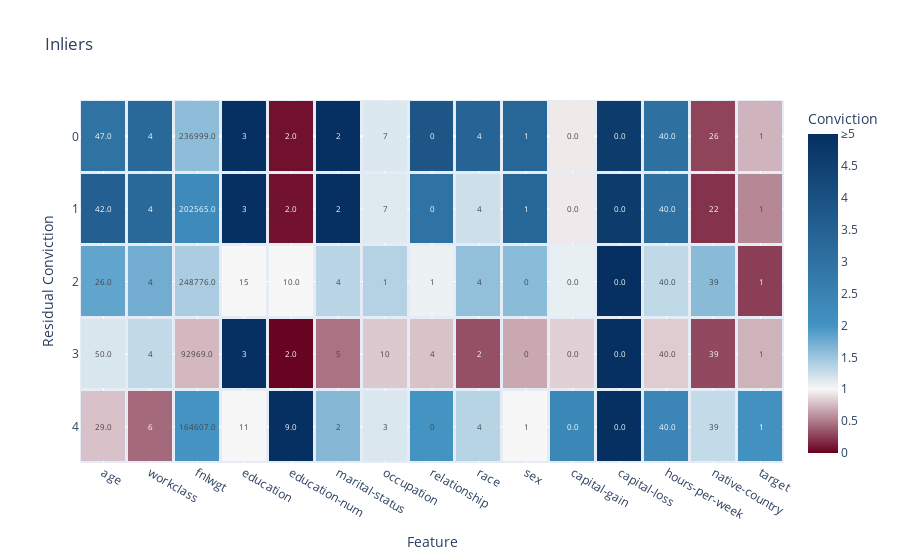

The cell this chart's notebook holds for it:
### Code cell
fig = plot_anomalies(inliers, case_feature_residual_convictions, title="Inliers", yaxis_title="Residual Conviction")
fig.show(width=1500, height=750)

### Figure 1 — Plotly figure (JSON) as saved in the notebook; plotly's stock layout.template omitted (floating-point values rounded to 4 significant figures)
{"data": [{"coloraxis": "coloraxis", "hovertemplate": "Conviction=%{z}", "name": "Outliers", "text": [["47.0", "4", "236999.0", "3", "2.0", "2", "7", "0", "4", "1", "0.0", "0.0", "40.0", "26", "1", "0.1868056948111163", "605", "17d701f4-faee-4a4a-87b8-480e419ae338", "43.9406940401957", "inlier"], ["42.0", "4", "202565.0", "3", "2.0", "2", "7", "0", "4", "1", "0.0", "0.0", "40.0", "22", "1", "0.19630700706433293", "467", "17d701f4-faee-4a4a-87b8-480e419ae338", "39.42609185901705", "inlier"], ["26.0", "4", "248776.0", "15", "10.0", "4", "1", "1", "4", "0", "0.0", "0.0", "40.0", "39", "1", "0.24920964589462632", "171", "17d701f4-faee-4a4a-87b8-480e419ae338", "0.685178816784749", "inlier"], ["50.0", "4", "92969.0", "3", "2.0", "5", "10", "4", "2", "0", "0.0", "0.0", "40.0", "39", "1", "0.2733155394218006", "677", "17d701f4-faee-4a4a-87b8-480e419ae338", "58.99133297687499", "inlier"], ["29.0", "6", "164607.0", "11", "9.0", "2", "3", "0", "4", "1", "0.0", "0.0", "40.0", "39", "1", "0.2744212105263646", "983", "17d701f4-faee-4a4a-87b8-480e419ae338", "0.8519007179802549", "inlier"]], "texttemplate": "%{text}", "type": "heatmap", "x": ["age", "workclass", "fnlwgt", "education", "education-num", "marital-status", "occupation", "relationship", "race", "sex", "capital-gain", "capital-loss", "hours-per-week", "native-country", "target"], "xgap": 3, "y": [0, 1, 2, 3, 4], "ygap": 3, "z": [[2.978, 3.26, 1.582, 9.453, 0.06933, 5.509, 1.149, 3.87, 3.41, 3.334, 0.9417, 4.674, 3.039, 0.2752, 0.7308], [3.545, 3.26, 2.259, 9.453, 0.07319, 5.509, 1.14, 2.955, 1.241, 3.334, 0.9436, 4.674, 3.029, 0.208, 0.5508], [1.832, 1.74, 1.416, 1, 1, 1.336, 1.368, 1.062, 1.562, 1.605, 1.082, 32.83, 1.305, 1.61, 0.2493], [1.174, 1.297, 0.7469, 9.453, 0.01039, 0.4624, 0.8148, 0.7879, 0.325, 0.6804, 0.8475, 6.015, 0.8246, 0.2944, 0.7243], [0.7832, 0.4263, 1.991, 1, 32.93, 1.627, 1.156, 1.994, 1.354, 1, 2.364, 20.24, 2.383, 1.287, 2.058]]}], "layout": {"coloraxis": {"cmax": 5, "cmin": 0, "colorbar": {"ticktext": ["0", "0.5", "1", "1.5", "2", "2.5", "3", "3.5", "4", "4.5", "≥5"], "tickvals": [0, 0.5, 1, 1.5, 2, 2.5, 3, 3.5, 4, 4.5, 5], "title": {"text": "Conviction"}}, "colorscale": [[0, "rgb(103,0,31)"], [0.2, "rgb(247, 247, 247)"], [0.4, "rgb(67,147,195)"], [1, "rgb(5,48,97)"]]}, "title": {"text": "Inliers"}, "xaxis": {"anchor": "y", "domain": [0, 1], "title": {"text": "Feature"}}, "yaxis": {"anchor": "x", "autorange": "reversed", "domain": [0, 1], "title": {"text": "Residual Conviction"}}}}
